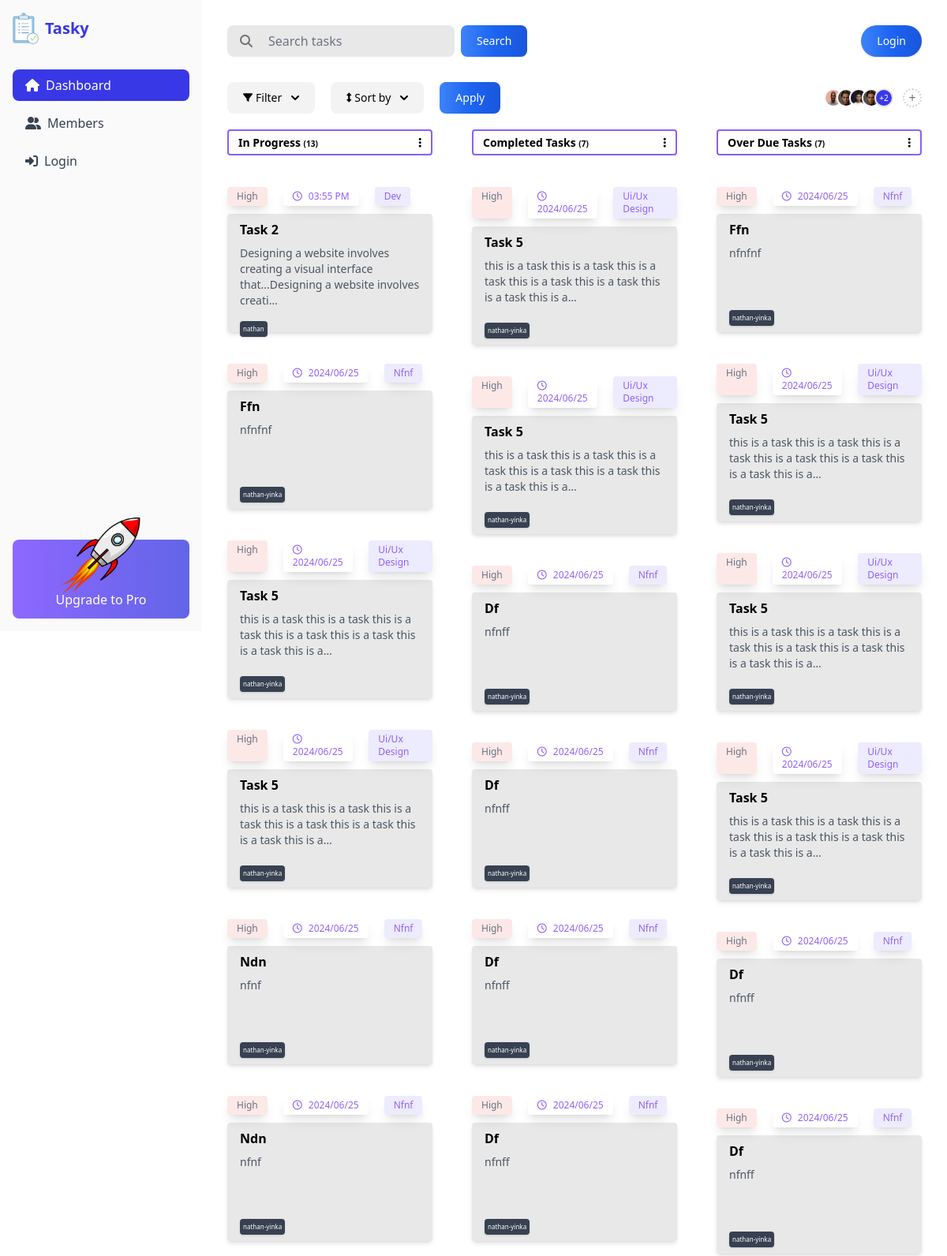
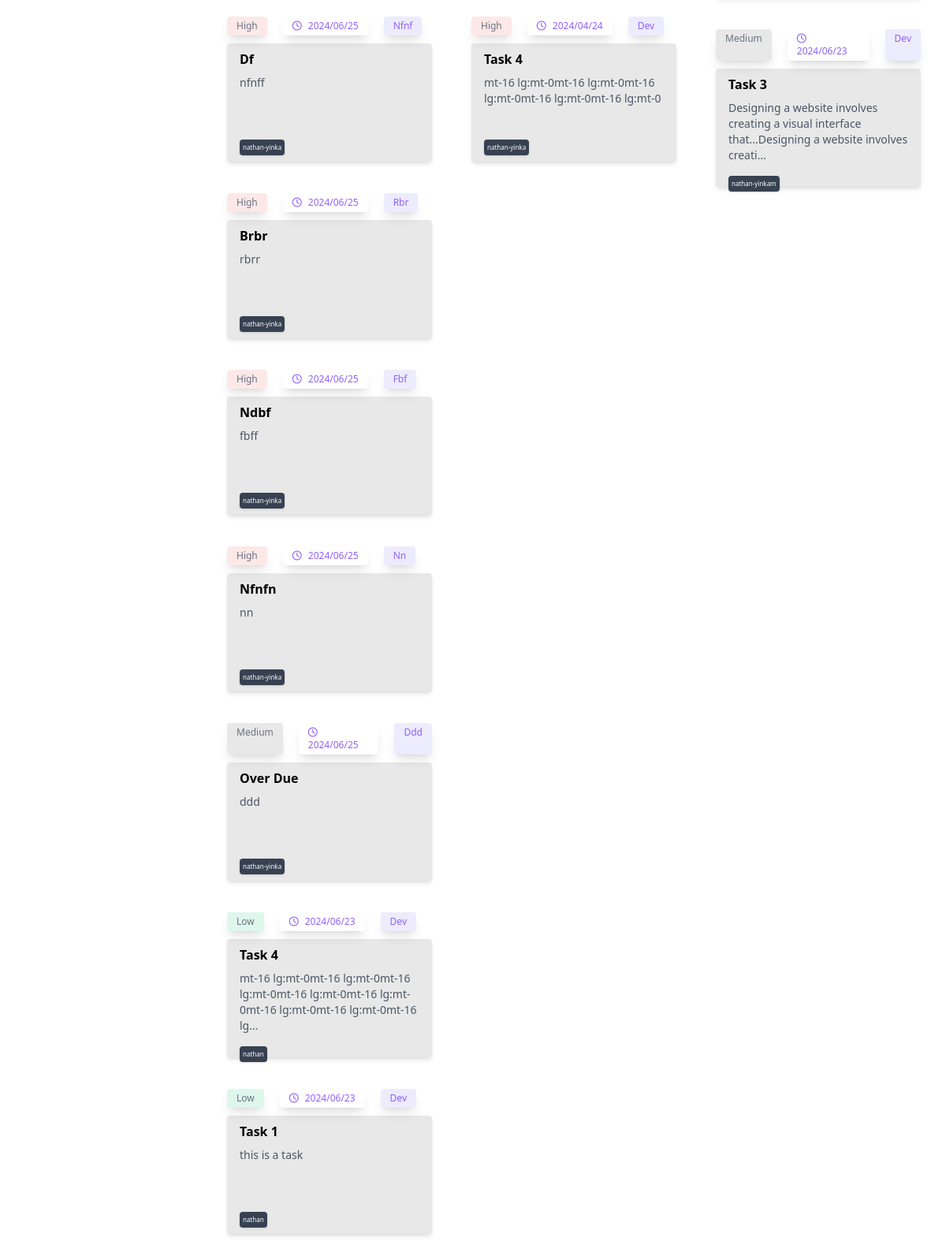
The app's page /, older data (2 pictures, top to bottom).
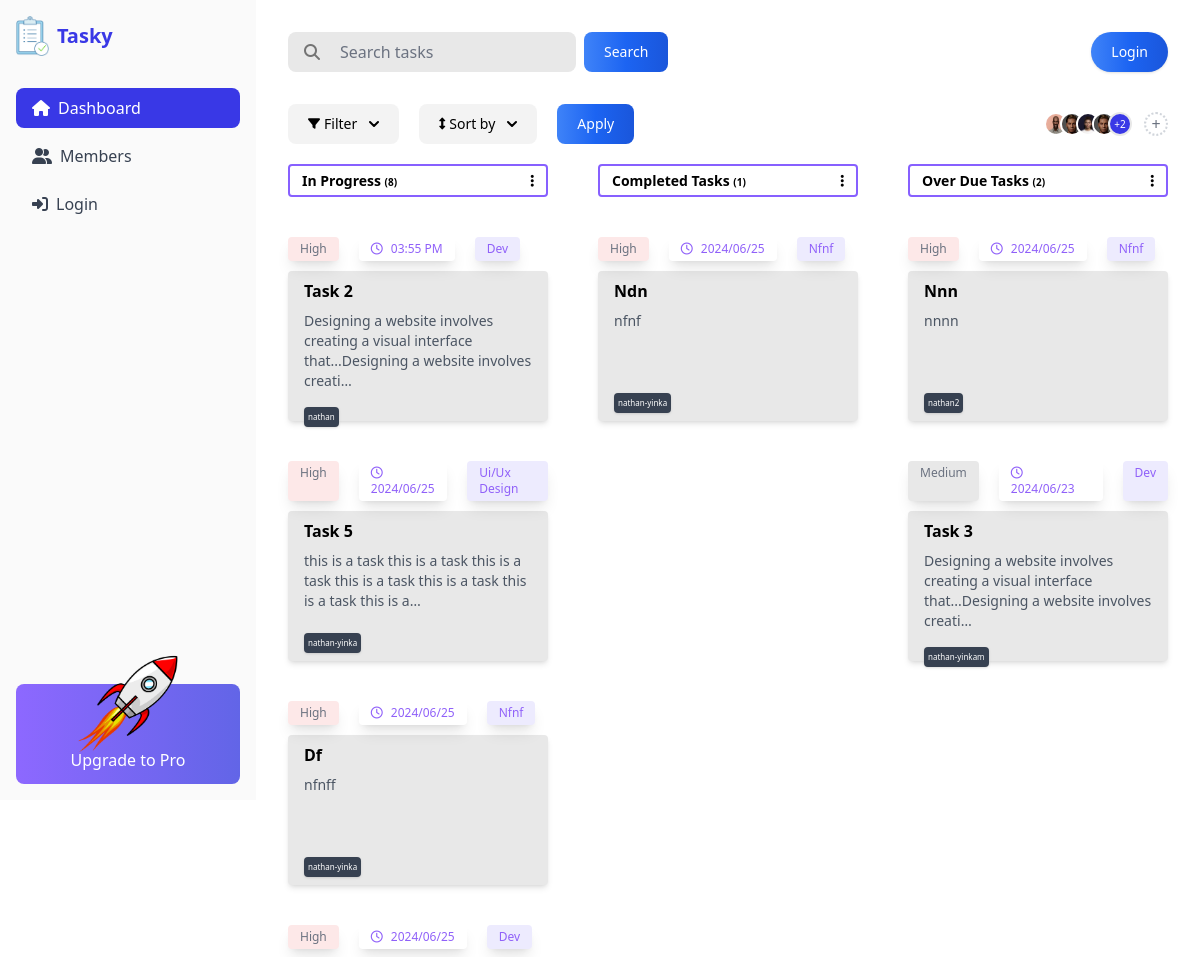
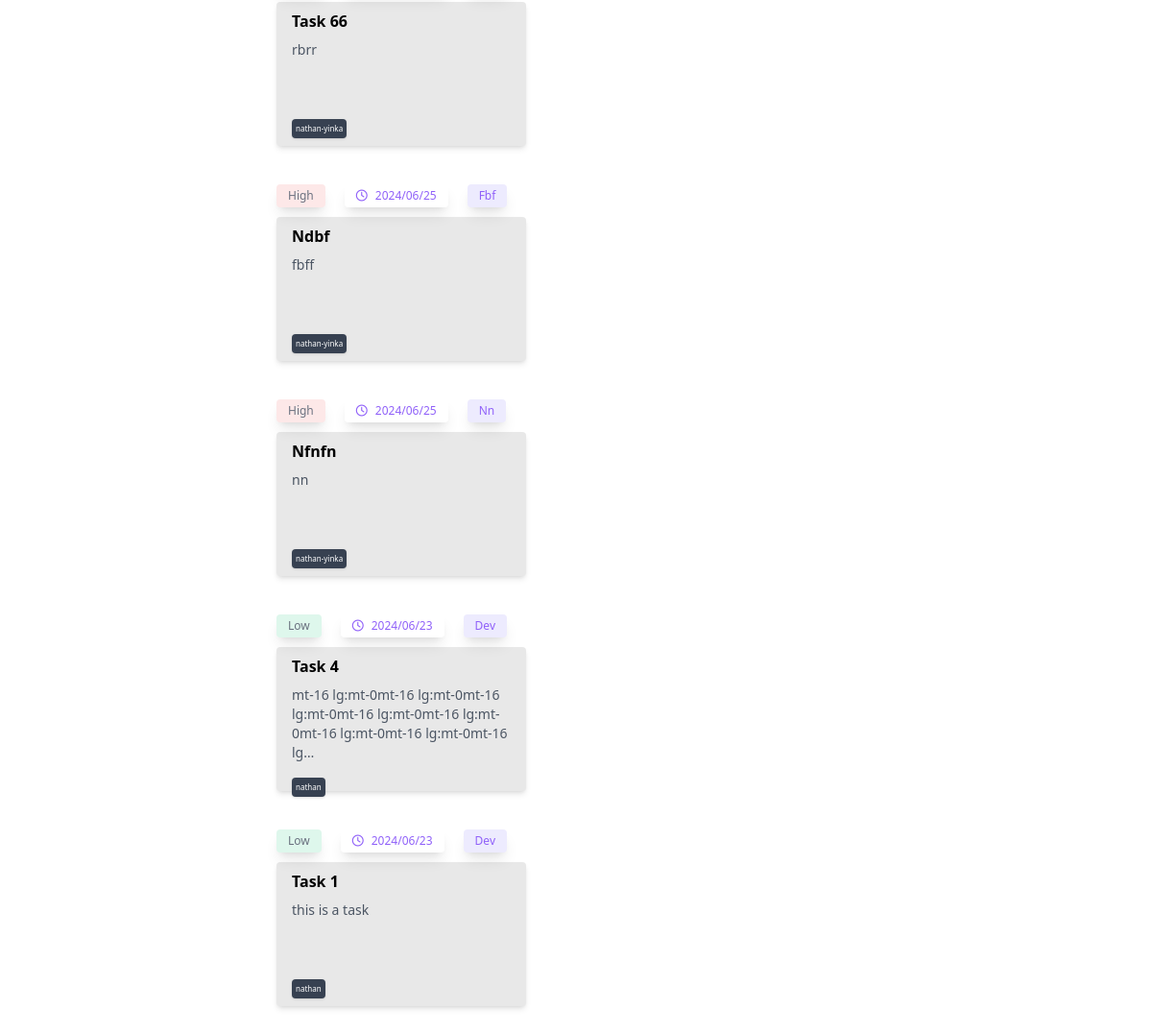
The same page, newer data (2 pictures, top to bottom).
### task/models.py (models this page shows, shortened)
class Task(models.Model):
    STATUS_CHOICES = [
        ('In Progress', 'In Progress'),
        ('Completed', 'Completed'),
        ('Overdue', 'Overdue'),
        ]
    PRIORITY_CHOICES = [
        ('Low', 'Low'),
        ('Medium', 'Medium'),
        ('High', 'High'),
    ]
    title = models.CharField(max_length=40)
    description = models.TextField()
    status = models.CharField(max_length=20, choices=STATUS_CHOICES)
    priority = models.CharField(max_length=20, choices=PRIORITY_CHOICES)
    due_date = models.DateTimeField()
    category = models.CharField(max_length=20)
    assigned_to = models.ForeignKey(User, on_delete=models.CASCADE, related_name="tasks")
    objects = TaskManager()
    def get_formatted_due_date(self):
        now = datetime.now()
        tomorrow = now + timedelta(days=1)
        if self.due_date.date() == now.date():
            return self.due_date.strftime("%I:%M %p")  # Return time alone if due today
        elif self.due_date.date() == tomorrow.date():
            return "Tomorrow"  # Return "Tomorrow" if due tomorrow
        else:
            return self.due_date.strftime("%Y/%m/%d")  # Return full date for other days

### task/views.py (the view)
# urls.py: path("", views.TaskListView.as_view(), name="home"),
class TaskListView(ListView):
    model = Task
    template_name = 'home.html'
    context_object_name = 'tasks'
    def get_context_data(self,*args, **kwargs):
        context = super().get_context_data(*args,**kwargs)
        context["completed_tasks"] = self.get_completed_task()
        context["in_progress_tasks"] = self.get_in_progress_task()
        context["overdue_tasks"] = self.get_overdue_task()
        context["categories"] = self.get_category_list()
        if self.request.user.is_authenticated:
            context['users'] = User.objects.all().exclude(id=self.request.user.id)
        return context
    def get_completed_task(self):
        completed_tasks = Task.objects.completed()
        return completed_tasks
    def get_in_progress_task(self):
        in_progress_tasks = Task.objects.in_progress()
        return in_progress_tasks
    def get_overdue_task(self):
        overdued_tasks = Task.objects.overdue()
        return overdued_tasks
    def get_category_list(self):
        categories = Task.objects.annotate(lower_category=Lower('category')).values_list('lower_category', flat=True).distinct()
        return categories

### task/models.py (called while the page is built)
    def completed(self):
        return self.filter(status="Completed").order_by_priority()

    def in_progress(self):
        return self.filter(status="In Progress").order_by_priority()

    def overdue(self):
        return self.filter(status="Overdue").order_by_priority()

    def order_by_priority(self):
        priority_order = Case(
            When(priority='Low', then=1),
            When(priority='Medium', then=2),
            When(priority='High', then=3),
            output_field=IntegerField(),
        )
        return self.annotate(priority_order=priority_order).order_by('-priority_order',"-due_date")

    def get_queryset(self):
        return TaskQuerySet(self.model,using=self._db)

    def completed(self):
        return self.get_queryset().completed()

    def in_progress(self):
        return self.get_queryset().in_progress()

    def overdue(self):
        return self.get_queryset().overdue()

### task/templatetags/custom_filters.py (called while the page is built)
@register.filter(name='priority_color')
def priority_color(value):
    color_map = {
        'high': 'bg-red-100',
        'medium': 'bg-darkGray',
        'low': 'bg-green-100',
    }
    return color_map.get(value.lower(), 'bg-red-100')

### templates/home.html (shortened to what the changed rows need)
{% extends "base.html" %}
{% load static %}
{% load custom_filters %}
{% block content %}
<div class="flex flex-col lg:flex-row">
  <div class="flex-1 p-4 md:p-8 lg:ms-64">
    <div
      class="flex gap-5 flex-wrap justify-center md:justify-between items-center mb-8"
    >
      <div
        class="grid grid-cols-1 md:grid-cols-2 lg:grid-cols-3 gap-x-[50px] justify-between"
      >
        <div>
          <div
            class="flex justify-between items-center gap-1 text-[14px] font-semibold border-2 border-borderColor px-3 py-1 rounded mb-4"
          >
            <h2>
              In Progress
              <span class="text-[10px]" id="in_progress_count_con"
                >({{ in_progress_tasks.count }})</span
              >
            </h2>
          </div>
          <div
            id="in_progress_tasks"
            class="!min-h-[50vh] sortable-list"
            data-column="In Progress"
          >
            {% for task in in_progress_tasks %}
            <div class="mt-10 handle" data-task-id="{{ task.id }}">
              <div class="flex gap-5 mb-2.5">
                <span
                  class="text-xs text-gray-500 py-1 px-3 rounded  shadow-lg {{ task.priority|priority_color }} "
                  >{{ task.priority }}</span
                >
                <span
                  class="text-xs text-purple-500 py-1 px-3 rounded shadow-lg"
                  ><i class="far fa-clock me-2"></i>{{ task.get_formatted_due_date }}</span
                >
                <span
                  class="text-xs bg-purple-100 text-purple-500 py-1 px-3 rounded shadow-lg"
                  >{{ task.category|title }}</span
                >
              </div>
              <div
                class="bg-darkGray p-4 rounded shadow-md mb-4 flex flex-col h-[150px] justify-between py-2"
              >
                <div>
                  <h3 class="font-semibold mb-2">{{ task.title|title }}</h3>
                  <p class="text-sm text-gray-600 mb-4">
                    {{ task.description|truncatechars:100 }}
                  </p>
                </div>
                <div class="">
                  <div class="flex items-center justify-between">
                    <div
                      class="text-[8px] bg-[#374151] p-1 shadow rounded text-white"
                    >
                      {{ task.assigned_to.username }}
                    </div>
                  </div>
                </div>
              </div>
            </div>
             {% endfor %}
          </div>
        </div>
        <div>
          <div
            class="flex justify-between items-center gap-1 text-[14px] font-semibold border-2 border-borderColor px-3 py-1 rounded mb-4 mt-16 md:mt-0"
          >
            <h2>
              Completed Tasks
              <span class="text-[10px]" id="completed_counnt_con"
                >({{ completed_tasks.count }})</span
              >
            </h2>
          </div>
          <div
            id="completed_tasks_con"
            class="min-h-[50vh] sortable-list"
            data-column="Completed"
          >
            {% for task in completed_tasks %}
            <div class="mt-10 handle" data-task-id="{{ task.id }}">
              <div class="flex gap-5 mb-2.5">
                <span
                  class="text-xs text-gray-500 py-1 px-3 rounded  shadow-lg {{ task.priority|priority_color }} "
                  >{{ task.priority }}</span
                >
                <span
                  class="text-xs text-purple-500 py-1 px-3 rounded shadow-lg"
                  ><i class="far fa-clock me-2"></i>{{ task.get_formatted_due_date }}</span
                >
                <span
                  class="text-xs bg-purple-100 text-purple-500 py-1 px-3 rounded shadow-lg"
                  >{{ task.category|title }}</span
                >
              </div>
              <div
                class="bg-darkGray p-4 rounded shadow-md mb-4 flex flex-col h-[150px] justify-between py-2"
              >
                <div>
                  <h3 class="font-semibold mb-2">{{ task.title|title }}</h3>
                  <p class="text-sm text-gray-600 mb-4">
                    {{ task.description|truncatechars:100 }}
                  </p>
                </div>
                <div class="">
                  <div class="flex items-center justify-between">
                    <div
                      class="text-[8px] bg-[#374151] p-1 shadow rounded text-white"
                    >
                      {{ task.assigned_to.username }}
                    </div>
                  </div>
                </div>
              </div>
            </div>
             {% endfor %}
          </div>
        </div>
        <div>
          <div
            class="flex justify-between items-center gap-1 text-[14px] font-semibold border-2 border-borderColor px-3 py-1 rounded mb-4 mt-16 lg:mt-0"
          >
            <h2>
              Over Due Tasks
              <span class="text-[10px]" id="overdue_count_con"
                >({{ overdue_tasks.count }})</span
              >
            </h2>
          </div>
          <div
            id="overdue_task_con"
            class="min-h-[50vh] sortable-list"
            data-column="Overdue"
          >
            {% for task in overdue_tasks %}
            <div class="mt-10 handle" data-task-id="{{ task.id }}">
              <div class="flex gap-5 mb-2.5">
                <span
                  class="text-xs text-gray-500 py-1 px-3 rounded  shadow-lg {{ task.priority|priority_color }} "
                  >{{ task.priority }}</span
                >
                <span
                  class="text-xs text-purple-500 py-1 px-3 rounded shadow-lg"
                  ><i class="far fa-clock me-2"></i>{{ task.get_formatted_due_date }}</span
                >
                <span
                  class="text-xs bg-purple-100 text-purple-500 py-1 px-3 rounded shadow-lg"
                  >{{ task.category|title }}</span
                >
              </div>
              <div
                class="bg-darkGray p-4 rounded shadow-md mb-4 flex flex-col h-[150px] justify-between py-2"
              >
                <div>
                  <h3 class="font-semibold mb-2">{{ task.title|title }}</h3>
                  <p class="text-sm text-gray-600 mb-4">
                    {{ task.description|truncatechars:100 }}
                  </p>
                </div>
                <div class="">
                  <div class="flex items-center justify-between">
                    <div
                      class="text-[8px] bg-[#374151] p-1 shadow rounded text-white"
                    >
                      {{ task.assigned_to.username }}
                    </div>
                  </div>
                </div>
              </div>
            </div>
             {% endfor %}
          </div>
        </div>
      </div>
    </div>
  </div>
</div>
{% endblock content %}

Row changes from the older to the newer data that the page shows:
removed Task: priority "High", get_formatted_due_date "2024/06/25", category "Nfnf", title "Ffn", description "nfnfnf", assigned_to.username "nathan-yinka", shown under "In Progress (13)"
removed Task: priority "High", get_formatted_due_date "2024/06/25", category "Ui/Ux Design", title "Task 5", description "this is a task this is a task this is a task this is a task this is a task this is a task this is a…", assigned_to.username "nathan-yinka", shown under "In Progress (13)"
removed Task: priority "High", get_formatted_due_date "2024/06/25", category "Nfnf", title "Ndn", description "nfnf", assigned_to.username "nathan-yinka", shown under "In Progress (13)"
removed Task: priority "Medium", get_formatted_due_date "2024/06/25", category "Ddd", title "Over Due", description "ddd", assigned_to.username "nathan-yinka", shown under "In Progress (13)"
removed Task: priority "High", get_formatted_due_date "2024/06/25", category "Ui/Ux Design", title "Task 5", description "this is a task this is a task this is a task this is a task this is a task this is a task this is a…", assigned_to.username "nathan-yinka", shown under "Completed Tasks (7)"
removed Task: priority "High", get_formatted_due_date "2024/06/25", category "Ui/Ux Design", title "Task 5", description "this is a task this is a task this is a task this is a task this is a task this is a task this is a…", assigned_to.username "nathan-yinka", shown under "Completed Tasks (7)"
removed Task: priority "High", get_formatted_due_date "2024/06/25", category "Nfnf", title "Df", description "nfnff", assigned_to.username "nathan-yinka", shown under "Completed Tasks (7)"
removed Task: priority "High", get_formatted_due_date "2024/06/25", category "Nfnf", title "Df", description "nfnff", assigned_to.username "nathan-yinka", shown under "Completed Tasks (7)"
removed Task: priority "High", get_formatted_due_date "2024/06/25", category "Nfnf", title "Df", description "nfnff", assigned_to.username "nathan-yinka", shown under "Completed Tasks (7)"
removed Task: priority "High", get_formatted_due_date "2024/06/25", category "Nfnf", title "Df", description "nfnff", assigned_to.username "nathan-yinka", shown under "Completed Tasks (7)"
removed Task: priority "High", get_formatted_due_date "2024/04/24", category "Dev", title "Task 4", description "mt-16 lg:mt-0mt-16 lg:mt-0mt-16 lg:mt-0mt-16 lg:mt-0mt-16 lg:mt-0", assigned_to.username "nathan-yinka", shown under "Completed Tasks (7)"
removed Task: priority "High", get_formatted_due_date "2024/06/25", category "Nfnf", title "Ffn", description "nfnfnf", assigned_to.username "nathan-yinka", shown under "Over Due Tasks (7)"
removed Task: priority "High", get_formatted_due_date "2024/06/25", category "Ui/Ux Design", title "Task 5", description "this is a task this is a task this is a task this is a task this is a task this is a task this is a…", assigned_to.username "nathan-yinka", shown under "Over Due Tasks (7)"
removed Task: priority "High", get_formatted_due_date "2024/06/25", category "Ui/Ux Design", title "Task 5", description "this is a task this is a task this is a task this is a task this is a task this is a task this is a…", assigned_to.username "nathan-yinka", shown under "Over Due Tasks (7)"
removed Task: priority "High", get_formatted_due_date "2024/06/25", category "Ui/Ux Design", title "Task 5", description "this is a task this is a task this is a task this is a task this is a task this is a task this is a…", assigned_to.username "nathan-yinka", shown under "Over Due Tasks (7)"
removed Task: priority "High", get_formatted_due_date "2024/06/25", category "Nfnf", title "Df", description "nfnff", assigned_to.username "nathan-yinka", shown under "Over Due Tasks (7)"
changed Task "rbrr": category "Rbr" → "Dev"; title "Brbr" → "Task 66"
changed Task "Ndn": moves from the list under "In Progress (13)" to the list under "Completed Tasks (1)"
changed Task: title "Df" → "Nnn"; description "nfnff" → "nnnn"; assigned_to.username "nathan-yinka" → "nathan2"
Text that changed along with them:
{{ in_progress_tasks.count }}: "13" → "8"
{{ completed_tasks.count }}: "7" → "1"
{{ overdue_tasks.count }}: "7" → "2"
